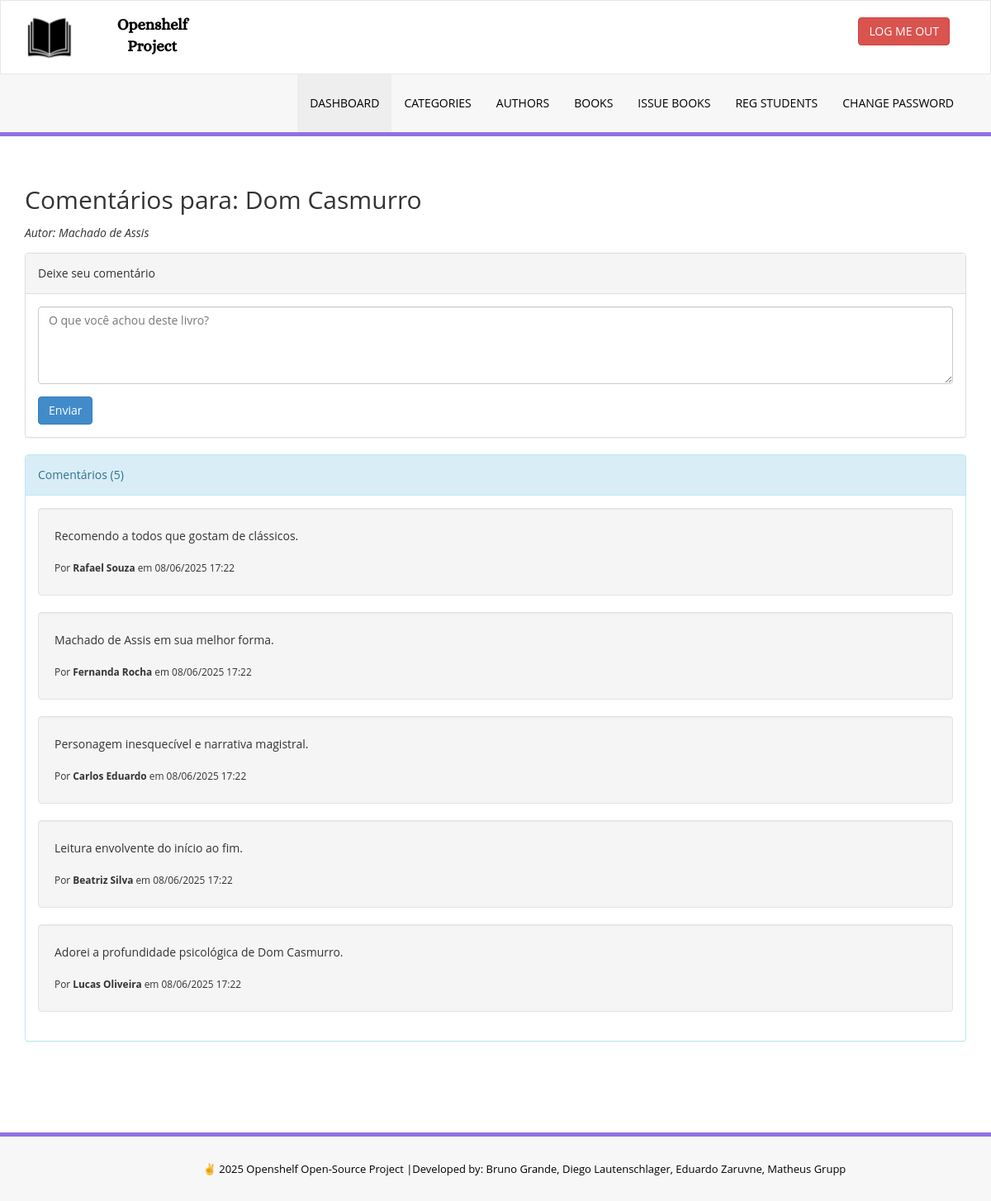
Screenshot of /Projeto_Web/site/library/admin/book-comments.php?isbn=9788563560452 (signed in) with the database file from the repository.
### tables this page shows
CREATE TABLE tblbooks (
  id INT AUTO_INCREMENT PRIMARY KEY,
  CatId INT,
  CommentId INT,
  PublisherId INT,
  BookName VARCHAR(255),
  Description VARCHAR(255),
  QuantityTotal INT NOT NULL,
  QuantityLeft INT NOT NULL,
  AuthorId INT,
  ISBNNumber BIGINT,
  BookPrice DECIMAL(10,2),
  RegDate TIMESTAMP NULL DEFAULT CURRENT_TIMESTAMP,
  UpdationDate TIMESTAMP DEFAULT CURRENT_TIMESTAMP ON UPDATE CURRENT_TIMESTAMP
);

CREATE TABLE tblauthors (
  id INT AUTO_INCREMENT PRIMARY KEY,
  AuthorName VARCHAR(159),
  creationDate TIMESTAMP NULL DEFAULT CURRENT_TIMESTAMP,
  UpdationDate TIMESTAMP DEFAULT CURRENT_TIMESTAMP ON UPDATE CURRENT_TIMESTAMP
);

CREATE TABLE tblcomment (
  id INT AUTO_INCREMENT PRIMARY KEY,
  Userid VARCHAR(100),
  Comment VARCHAR(255) NOT NULL,
  ISBNNumber BIGINT,
  CreationDate TIMESTAMP NULL DEFAULT CURRENT_TIMESTAMP
);

### Projeto_Web/site/library/admin/book-comments.php (the view, shortened to what this page needs)
<?php
include '../includes/config.php';
$isbn = intval($_GET['isbn']);
$sql = "SELECT b.BookName, a.AuthorName
        FROM tblbooks b
        JOIN tblauthors a ON a.id = b.AuthorId
        WHERE b.ISBNNumber = :isbn";
$q = $dbh->prepare($sql);
$q->bindParam(':isbn', $isbn, PDO::PARAM_INT);
$q->execute();
$book = $q->fetch(PDO::FETCH_OBJ);
$sql = "SELECT c.Comment, c.CreationDate, COALESCE(s.FullName, a.UserName) AS AuthorName
        FROM tblcomment c
        LEFT JOIN tblstudents s ON s.StudentId = c.Userid
        LEFT JOIN admin a ON a.UserName = c.Userid
        WHERE c.ISBNNumber = :isbn
        ORDER BY c.CreationDate DESC";
$q = $dbh->prepare($sql);
$q->bindParam(':isbn', $isbn, PDO::PARAM_INT);
$q->execute();
$comments = $q->fetchAll(PDO::FETCH_OBJ);
?>
<!DOCTYPE html>
<html lang="pt-br">
<head>
    <link href="assets/css/bootstrap.css" rel="stylesheet" />
    <link href="assets/css/style.css"   rel="stylesheet" />
</head>
<body>
    <?php include 'includes/header.php'; ?>
    <div class="container content-wrapper">
        <h2>Comentários para: <?php echo htmlentities($book->BookName); ?></h2>
        <p><em>Autor: <?php echo htmlentities($book->AuthorName); ?></em></p>
        <div class="panel panel-default">
            <div class="panel-heading">Deixe seu comentário</div>
            <div class="panel-body">
                <form method="post">
                    <div class="form-group">
                        <textarea name="comment" class="form-control" rows="4" required
                                  placeholder="O que você achou deste livro?"></textarea>
                    </div>
                    <button type="submit" name="submitComment" class="btn btn-primary">
                        Enviar
                    </button>
                </form>
            </div>
        </div>
        <div class="panel panel-info">
            <div class="panel-heading">
                Comentários (<?php echo count($comments); ?>)
            </div>
            <div class="panel-body">
                <?php if (empty($comments)): ?>
                    <p>Nenhum comentário ainda. Seja o primeiro!</p>
                <?php else: ?>
                    <?php foreach ($comments as $c): ?>
                        <div class="well">
                            <p><?php echo nl2br(htmlentities($c->Comment)); ?></p>
                            <small>
                                Por <strong><?php echo htmlentities($c->AuthorName); ?></strong>
                                em <?php echo date('d/m/Y H:i',
                                        strtotime($c->CreationDate)); ?>
                            </small>
                        </div>
                    <?php endforeach; ?>
                <?php endif; ?>
            </div>
        </div>
    </div>
    <?php include 'includes/footer.php'; ?>
</body>
</html>

### Projeto_Web/site/library/admin/assets/css/style.css (style rules this page uses)
.content-wrapper { margin-top: 40px; min-height:800px; padding-bottom:90px; }

### rows the page displays
tblbooks: BookName "Dom Casmurro", AuthorId.AuthorName "Machado de Assis"
tblcomment: Comment "Recomendo a todos que gostam de clássicos.", AuthorName "Rafael Souza", CreationDate "08/06/2025 17:22"
tblcomment: Comment "Machado de Assis em sua melhor forma.", AuthorName "Fernanda Rocha", CreationDate "08/06/2025 17:22"
tblcomment: Comment "Personagem inesquecível e narrativa magistral.", AuthorName "Carlos Eduardo", CreationDate "08/06/2025 17:22"
tblcomment: Comment "Leitura envolvente do início ao fim.", AuthorName "Beatriz Silva", CreationDate "08/06/2025 17:22"
tblcomment: Comment "Adorei a profundidade psicológica de Dom Casmurro.", AuthorName "Lucas Oliveira", CreationDate "08/06/2025 17:22"

### other values shown
count($comments) "5"
